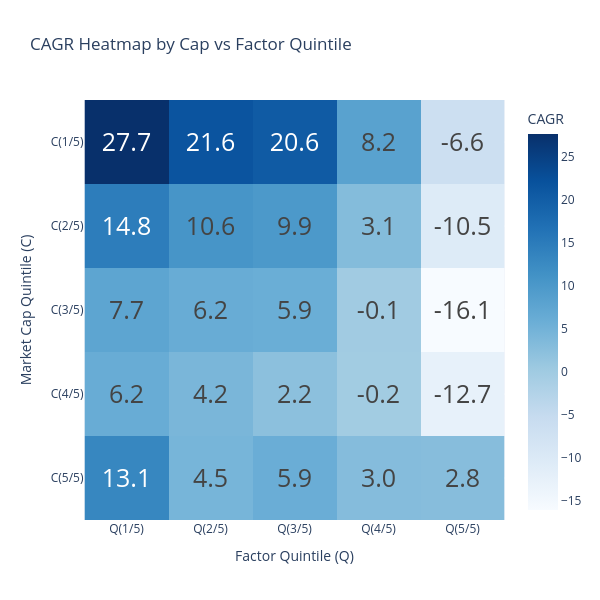

The code cell stored with this chart in its notebook:
### Code cell
import plotly.express as px

# 3. 시각화
fig = px.imshow(
    cagr_matrix * 100, text_auto=".1f", color_continuous_scale="Blues", aspect="equal",
    title="CAGR Heatmap by Cap vs Factor Quintile", width=600, height=600,
    labels=dict(x="Factor Quintile (Q)", y="Market Cap Quintile (C)", color="CAGR")
)
fig.update_traces(textfont=dict(size=25))
fig.show()

### Figure 1 — Plotly figure (JSON) as saved in the notebook; plotly's stock layout.template omitted (floating-point values rounded to 4 significant figures)
{"data": [{"coloraxis": "coloraxis", "hovertemplate": "Factor Quintile (Q): %{x}<br>Market Cap Quintile (C): %{y}<br>CAGR: %{z}<extra></extra>", "name": "0", "textfont": {"size": 25}, "texttemplate": "%{z:.1f}", "type": "heatmap", "x": ["Q(1/5)", "Q(2/5)", "Q(3/5)", "Q(4/5)", "Q(5/5)"], "xaxis": "x", "y": ["C(1/5)", "C(2/5)", "C(3/5)", "C(4/5)", "C(5/5)"], "yaxis": "y", "z": [[27.71, 21.65, 20.58, 8.175, -6.592], [14.84, 10.64, 9.94, 3.074, -10.48], [7.653, 6.199, 5.884, -0.1493, -16.11], [6.198, 4.168, 2.246, -0.1775, -12.67], [13.06, 4.526, 5.929, 3.043, 2.843]]}], "layout": {"coloraxis": {"colorbar": {"title": {"text": "CAGR"}}, "colorscale": [[0, "rgb(247,251,255)"], [0.125, "rgb(222,235,247)"], [0.25, "rgb(198,219,239)"], [0.375, "rgb(158,202,225)"], [0.5, "rgb(107,174,214)"], [0.625, "rgb(66,146,198)"], [0.75, "rgb(33,113,181)"], [0.875, "rgb(8,81,156)"], [1, "rgb(8,48,107)"]]}, "height": 600, "title": {"text": "CAGR Heatmap by Cap vs Factor Quintile"}, "width": 600, "xaxis": {"anchor": "y", "constrain": "domain", "domain": [0, 1], "scaleanchor": "y", "title": {"text": "Factor Quintile (Q)"}}, "yaxis": {"anchor": "x", "autorange": "reversed", "constrain": "domain", "domain": [0, 1], "title": {"text": "Market Cap Quintile (C)"}}}}
